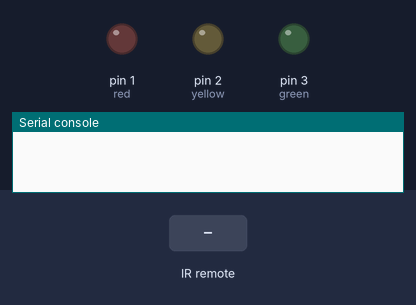
Simulated run of this program. Board: MicroPython board. Shown: output pins drawn as LEDs (lit = HIGH), the last lines printed to the serial console. The test bench sets the inputs (shaded band).

Above: at 1.2 s.
1.3 s: infrared code 0x16 received
At 2.1 s:
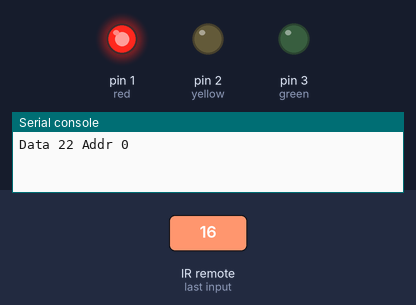
Timing chart, 0 to 4.3 s (numbered marks = the images above; inputs shaded):
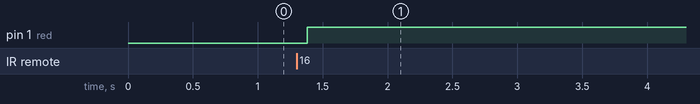

The program:

traffic_lights_ir.py
```python
from machine import Pin
from time import sleep
from ir_rx.nec import NEC_8

state = 0

def switch():
    global state
    state = 1-state
    return state

def ir_callback(data, addr, ctrl):
    global ir_data
    global ir_addr
    if data > 0:
        ir_data = data #Assigning a localdrive variable to input from remote control
        ir_addr = addr
        print(f'Data {data} Addr {addr}') #Just for checking. During operation should be removed


#Declaring var pins
ir = NEC_8(Pin(17, Pin.IN), ir_callback)
red = Pin(1, Pin.OUT)
yellow = Pin(2, Pin.OUT)
green = Pin(3, Pin.OUT)

ir_data = 0 #initializing global variables for while True
ir_addr = 0 #initializing global variables for while True

while True:
    if ir_data > 0:
        if ir_data == 22:   # Button 1
            switch()		#Activate a toggle effect on variable state
            red.value(state) #bound variable state with the value of the red LED
        if ir_data == 25:   # Button 2
            switch()		#Activate a toggle effect on variable state
            yellow.value(state) #bound variable state with the value of the yellow LED
        if ir_data == 13:   # Button 3
            switch()		#Activate a toggle effect on variable state
            green.value(state) #bound variable state with the value of the green LED
        ir_data = 0			#resets data coming from remote (filters unnecessary data)


        
```

Measured:
- after the input at 1.3 s, pin 1 (red): LOW → HIGH after 0.08 s
